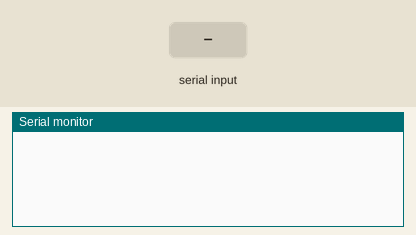
The sketch below on a simulated Arduino Uno, built with avr-gcc and run on an emulated ATmega328P. On the bench: the last lines printed to the serial monitor. Inputs (shaded band) come from the test bench. No radio packets arrive unless stated.

Above: at 1.2 s.
1.3 s: "1\n" received over the second serial link
At 2.5 s:
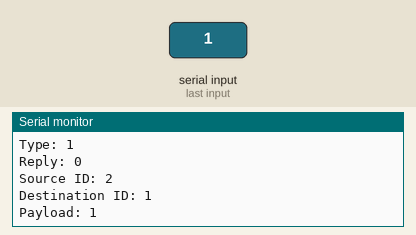
2.8 s: "0\n" received over the second serial link
At 3.8 s:
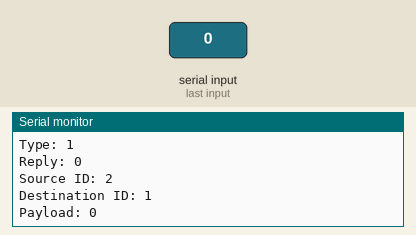

The sketch:

Messages.ino
```cpp
//Notes:
//Not necessary for MVP but nice to have
// - Nonblocking
// -

#include <ArduinoJson.h>
#include <math.h>

#include <RH_RF95.h>
#include <SoftwareSerial.h>
#include <RHMesh.h>

// LoRa communication settings
#define RF95_CS 10
#define RF95_INT 2
#define RF95_RST 9

#define RF95_FREQ 915.0

#define SHORE_LAT 14.648696
#define SHORE_LONG 121.068517

RH_RF95 rf95(RF95_CS, RF95_INT);

uint8_t buoyID = 2;

// Serial communication with Spresense
const byte rxPin = 4;
const byte txPin = 5;

SoftwareSerial SPRESENSE (rxPin, txPin);

double haversine(double lat1, double lon1){
  // Adapted from: https://www.geeksforgeeks.org/haversine-formula-to-find-distance-between-two-points-on-a-sphere/
  // Set lat2 and lon2 to be the shore
  double lat2 = SHORE_LAT;
  double lon2 = SHORE_LONG;

  // Get distance between latitudes and longitudes
  double dLat = (lat2 - lat1) * M_PI / 180.0;
  double dLon = (lon2 - lon1) *  M_PI / 180.0;

  // convert to radians
  lat1 = (lat1) * M_PI / 180.0;
  lat2 = (lat2) * M_PI / 180.0;

  // apply formulae
  double a = pow(sin(dLat / 2), 2) +  pow(sin(dLon / 2), 2) *  cos(lat1) * cos(lat2);
  double rad = 6371.0;
  double c = 2 * asin(sqrt(a));
  return rad * c;
}

void createPayload(char *payload, size_t buffer_size, double latitude, double longitude){
  // create payload as Json
  StaticJsonDocument<128> payload_json;

  payload_json["latitude"] = latitude;
  payload_json["longitude"] = longitude;
  payload_json["id"] = buoyID;

  // move JSON to the payload buffer
  serializeJson(payload_json, payload, buffer_size);
}

//00
void getBroadcastMessage (char *message, double latitude, double longitude) {
  // create 16 bit header - 00(srcID)(destID)
  // 0 type = broadcast
  // 0 reply = no
  // 7 bits source ID = buoyID
  // 7 bits destination ID = same as source since broadcast, can possibly set unique ID

  // 0 type 0 reply, set own ID as source and destination ID since broadcast
  uint16_t header = (buoyID << 7) | buoyID;

  // convert to bitstring
  memcpy(message, &header, 2);
  message[2] = '\0';

  // empty payload since we are simply asking for coordinates
}

//01
void getBroadcastReply (char *message, uint8_t destination_id, double latitude, double longitude) {
  // create 16 bit header
  // 0 type = broadcast
  // 1 reply = yes
  // 7 bits source ID
  // 7 bits destination ID

  // set reply to 1
  uint16_t header = 16384;

  // set source ID
  header = header | (buoyID << 7);

  // set destination ID
  header = header | destination_id;

  // convert to bitstring
  memcpy(message, &header, 2);
  message[2] = '\0';

  // create and concatenate payload to message
  char payload[48];
  createPayload(payload, 48, latitude, longitude);

  strcat(message, payload);
}

//10
void getDynamiteMessage (char *message, uint8_t destination_id, double latitude, double longitude) {
  // create 16 bit header - 00(srcID)(destID)
  // 1 type = dynamite
  // 0 reply = no
  // 7 bits source ID = buoyID
  // 7 bits destination ID = destination_id

  // 1 type 0 reply, set own ID as source and destination ID as given
  uint16_t header = 32768 | (buoyID << 7) | (destination_id);

  // convert to bitstring
  memcpy(message, &header, 2);
  message[2] = '\0';

  // create and concatenate payload to message
  char payload[50];
  createPayload(payload, 50, latitude, longitude);

  strcat(message, payload);
}

//10
void getDynamitePass (char *message, char *payload, uint8_t destination_id) {
  // create 16 bit header - 00(srcID)(destID)
  // 1 type = dynamite
  // 0 reply = no
  // 7 bits source ID = buoyID
  // 7 bits destination ID = destination_id

  // 1 type 0 reply, set own ID as source and destination ID as given
  uint16_t header = 32768 | (buoyID << 7) | (destination_id);

  // convert to bitstring
  memcpy(message, &header, 2);
  message[2] = '\0';

  // concatenate original payload to message
  strcat(message, payload);
}

void getDynamiteAcknowledge (char *message, uint8_t destination_id, uint8_t origin_id) {
  // create 16 bit header - 00(srcID)(destID)
  // 1 type = dynamite
  // 1 reply = yes
  // 7 bits source ID = buoyID
  // 7 bits destination ID = destination_id

  // 1 type 1 reply, set own ID as source and destination ID as given
  uint16_t header = 49152 | (buoyID << 8) | (destination_id);

  // convert to bitstring
  memcpy(message, &header, 2);
  message[2] = '\0';

  // create and concatenate payload to message
  char payload[11];
  // create the JSON file
  StaticJsonDocument<128> payload_json;

  payload_json["id"] = origin_id;

  // move JSON to the payload buffer
  serializeJson(payload_json, payload, 11);

  strcat(message, payload);
}

void parseMessage (char *message, uint8_t *type, uint8_t *reply, uint8_t *source_id, uint8_t *destination_id, char *payload){
  // get header from the message and extract info
  uint16_t header = (message[1] << 8) | message[0] << 0;
  *type = (header & 32768) >> 15;
  *reply = (header & 16384) >> 14;
  *source_id = (header & 16256) >> 7;
  *destination_id = (header & 127);

  // get payload from message
  // message+2 gives string from 3rd byte skipping header
  // strlen(message+2)+1 to include null terminator
  memmove(payload, message+2, strlen(message+2)+1);
}

void parsePayload (char *payload, double *latitude, double *longitude, uint8_t *origin_id){
  // Extract payload contents
  JsonDocument payload_json;
  deserializeJson(payload_json, payload);

  // Serial.println(payload_json["latitude"]);
  // Serial.println(payload_json["longitude"]);
  // Serial.println(payload_json["id"]);

  *latitude = payload_json["latitude"];   // Will return 0 if none
  *longitude = payload_json["longitude"]; // Will return 0 if none
  *origin_id = payload_json["id"];
}

void checkSpresense(){
  // put your main code here, to run repeatedly:
  int receive = SPRESENSE.available();
  String msg = "";
  if (SPRESENSE.available()) {
    msg = SPRESENSE.readStringUntil('\n');
    Serial.print("checkSpresense: ");
    Serial.println(msg);

    char message[100];
    msg.toCharArray(message, 100);

    // if (SPRESENSE.available()){
    //   int messageLength = SPRESENSE.available();
    //   Serial.print("Message Length: ");
    //   Serial.println(messageLength);
    //   char message[RH_RF95_MAX_MESSAGE_LEN];
    //   for(int ctr = 0; ctr < messageLength; ctr++){
    //     // Read data from Spresense
    //     message[ctr] = SPRESENSE.read();
    //     // Print received data to Arduino serial monitor for debugging
    //     Serial.print(message[ctr]);
    //   }
    //   Serial.println();
    //   message[messageLength] = '\0';


    // get latitude and longitude from Spresense data
    double latitude, longitude;
    uint8_t id;
    parsePayload(message, &latitude, &longitude,&id);
    Serial.println(latitude);
    Serial.println(longitude);
    Serial.println(id);

    // handshake(latitude, longitude, &id);

    char finalMessage[100];
    // getDynamiteMessage(finalMessage, 1, latitude, longitude); // set id to proper id
    getDynamitePass(finalMessage, message, 1);

    Serial.println(finalMessage);

    bool check = rf95.send((uint8_t *)finalMessage, strlen(finalMessage));
    bool wait_check = rf95.waitPacketSent();

    Serial.print(check);
    Serial.println(wait_check);

    uint8_t type, reply, source_id, destination_id;
    char payload[100];
    parseMessage(finalMessage, &type, &reply, &source_id, &destination_id, payload);
    Serial.print("Type: ");
    Serial.println(type);
    Serial.print("Reply: ");
    Serial.println(reply);
    Serial.print("Source ID: ");
    Serial.println(source_id);
    Serial.print("Destination ID: ");
    Serial.println(destination_id);
    Serial.print("Payload: ");
    Serial.println(payload);

    //wait for acknowledgement for 1 second. If walang mareceive, retry once
    bool isAckReceived = waitForAck();
    if(!isAckReceived){
      rf95.send((uint8_t *)message, strlen(message));
      rf95.waitPacketSent();

    }
  }
}

bool waitForAck(){
    unsigned long start = millis();
      while (millis() - start < 1000) {
        //if there's a message, check if the type is acknowledgement
        if (rf95.available()) {
          uint8_t buf[RH_RF95_MAX_MESSAGE_LEN];
          uint8_t len = sizeof(buf);
          if (rf95.recv(buf, &len)) {

            char *msg = (char *)buf;

            // Parse message
            uint8_t type, reply, source_id, destination_id;
            char payload[100];
            parseMessage(msg, &type, &reply, &source_id, &destination_id, payload);

            //if the message is an acknowledgement message and is directed to the node
            if(type == 3 && destination_id == buoyID){
              Serial.print("Acknowledgement received.");
              return true;
            }
        }
      }

      //if no acknowledgement is received, return false
      return false;
  }

}

void handshake(double latitude, double longitude, uint8_t *destination_id){

    //ASSUMPTION: All spresense data received in this function is a bomb message

    //create broadcast message
    char message[10];
    getBroadcastMessage(message, latitude, longitude);

    //send broadcast message
    rf95.send(message, strlen(message)); // strlen(data);
    rf95.waitPacketSent();

      // --- Block and listen for 1 second ---

      double closestLat = 0.0, closestLon = 0.0;
      uint8_t closestNodeId = 0;
      double minDistance = 1e9; // arbitrarily large number

      unsigned long start = millis();
      while (millis() - start < 1000) {
        if (rf95.available()) {
          uint8_t buf[RH_RF95_MAX_MESSAGE_LEN];
          uint8_t len = sizeof(buf);
          if (rf95.recv(buf, &len)) {

            char *msg = (char *)buf;

            // Parse message
            uint8_t type, reply, source_id, destination_id;
            char payload[100];
            parseMessage(msg, &type, &reply, &source_id, &destination_id, payload);

            // Parse payload
            double lat, lon;
            uint8_t origin_id;
            parsePayload(payload, &lat, &lon, &origin_id);

            // Calculate distance from shore
            double dist = haversine(lat, lon);
            if (dist < minDistance) {
              minDistance = dist;
              closestLat = lat;
              closestLon = lon;
              closestNodeId = origin_id;
            }
          }
        }
      }


      // Send message to chosen node
      // 5. Send a message to the closest node
      if (minDistance < 1e9) {
        *destination_id = closestNodeId;
      } else {
        *destination_id = 128; // 0b10000000
      }
}


///get coordinates from spresense
void getCoordinates(double *latitude, double *longitude){

  SPRESENSE.write("coord request");
  delay(100);

  SPRESENSE.listen();
  int messageLength = SPRESENSE.available();
  char message[RH_RF95_MAX_MESSAGE_LEN];
  for(int ctr = 0; ctr < messageLength; ctr++){
    // Read data from Spresense
    message[ctr] = SPRESENSE.read();
    // Print received data to Arduino serial monitor for debugging
    Serial.print(message[ctr]);
  }
  Serial.println();
  message[messageLength] = '\0';

   double lat, lon;
  uint8_t origin_id;
  parsePayload(message, &lat, &lon, &origin_id);
  *latitude = lat;
  *longitude = lon;

  SPRESENSE.listen();
}

void checkLora() {

  char message[RH_RF95_MAX_MESSAGE_LEN]; // Buffer to hold the incoming message
  uint8_t len = sizeof(message);
  if (rf95.recv(message, &len)) {
    // Successfully received a message
    message[len] = '\0'; // Null-terminate if you want to treat it as a string

    uint8_t type, reply, source_id, destination_id;
    char payload[100];
    parseMessage(message, &type, &reply, &source_id, &destination_id, payload);

    //check if message is for node(if destination ID is broadcast or matches own ID )
    if(destination_id == source_id || destination_id == buoyID){
      switch (type) {
      case 0: // binary 00
        Serial.println("Type: 00");
        // Handle case 00

        double latitude, longitude;
        getCoordinates(&latitude, &longitude);

        //send coordinates as a reply
        char reply[RH_RF95_MAX_MESSAGE_LEN];            //destination is source of sender
        getBroadcastReply (reply, source_id, latitude, longitude);

        rf95.send(reply, strlen(reply)); // strlen(data));
        rf95.waitPacketSent();

        break;

      case 1: // binary 01
        Serial.println("Type: 01 -> Ignore replies if not requesting coordinates");

        break;

      case 2: // binary 10
        Serial.println("Type: 10 -> Node was chosen to be next sender");

        //Send acknowledgement to source node
        char ack[RH_RF95_MAX_MESSAGE_LEN];
        getDynamiteAcknowledge (ack, source_id, buoyID);

        rf95.send((uint8_t *)ack, strlen(ack));
        rf95.waitPacketSent();

        Serial.print("Sent acknowledgement to node ");
        Serial.println(source_id);


         // Parse payload to get latitude and longitude
         // Spresense message is same format as other messages, except without id
        double lat, lon;
        uint8_t origin_id, destination_id;
        parsePayload(payload, &lat, &lon, &origin_id);

        handshake(lat,lon,destination_id);

        char message[RH_RF95_MAX_MESSAGE_LEN];
        getDynamitePass(message, payload, destination_id);

        rf95.send((uint8_t *)message, strlen(message));
        rf95.waitPacketSent();

        Serial.print("Passed dynamite warning to node ");
        Serial.println(destination_id);

        break;

      case 3: // binary 11
        Serial.println("Type: 11 -> this shouldnt happen");

        break;

      default:
        Serial.print("Unknown type: ");
        Serial.println(type);
        break;
    }
    String response = (char *)message;
    Serial.println("Received response: " + response);
    }


  } else {
    String response = (char *)message;
    Serial.println("Received response: " + response);
    Serial.println("Receive Failed");
  }


}


void setup() {
  // 14.648696 121.068517 DCS
  // put your setup code here, to run once:
  Serial.begin(9600);
  pinMode(RF95_RST, OUTPUT);
  digitalWrite(RF95_RST, HIGH);
  delay(10);
  digitalWrite(RF95_RST, LOW);
  delay(10);
  digitalWrite(RF95_RST, HIGH);
  delay(10);
  rf95.init();
  rf95.setFrequency(RF95_FREQ);
  rf95.setTxPower(23, false);
  SPRESENSE.begin(9600);

  SPRESENSE.listen();


  // put your setup code here, to run once:
  // Test code
  // Serial.begin(9600);
  // char message[RH_RF95_MAX_MESSAGE_LEN];
  // getDynamiteMessage(message, 1, 4.3189, 121.12345);
  // Serial.println(message);

  // uint8_t type, reply, source, destination;
  // char payload[50];
  // parseMessage(message, &type, &reply, &source, &destination, payload);
  // Serial.println(type);
  // Serial.println(reply);
  // Serial.println(source);
  // Serial.println(destination);
  // Serial.println(payload);

  // double latitude, longitude;
  // uint8_t origin_id;
  // parsePayload (payload, &latitude, &longitude, &origin_id);
  // Serial.println(latitude,5);
  // Serial.println(longitude,5);
  // Serial.println(origin_id);

  // char message2[RH_RF95_MAX_MESSAGE_LEN];
  // getDynamiteAcknowledge(message2, 1, 1);
  // Serial.println(message2);

  // uint8_t type2, reply2, source2, destination2;
  // char payload2[50];
  // parseMessage(message2, &type2, &reply2, &source2, &destination2, payload2);
  // Serial.println(type2);
  // Serial.println(reply2);
  // Serial.println(source2);
  // Serial.println(destination2);
  // Serial.println(payload2);

  // double latitude2, longitude2;
  // uint8_t origin_id2;
  // parsePayload (payload2, &latitude2, &longitude2, &origin_id2);
  // Serial.println(latitude2,6);
  // Serial.println(longitude2,6);
  // Serial.println(origin_id2);
}

void loop() {
  checkSpresense();
  // checkLora();
  // String msg = "";
  // if (SPRESENSE.available()) {
  //   msg = SPRESENSE.readStringUntil('\n');
  //   Serial.println(msg);
  // }
}
```

Measured:
- after the input at 1.3 s, the serial monitor: prints a new line at once (image 1)
- after the input at 2.8 s, the serial monitor: prints a new line at once (image 2)
